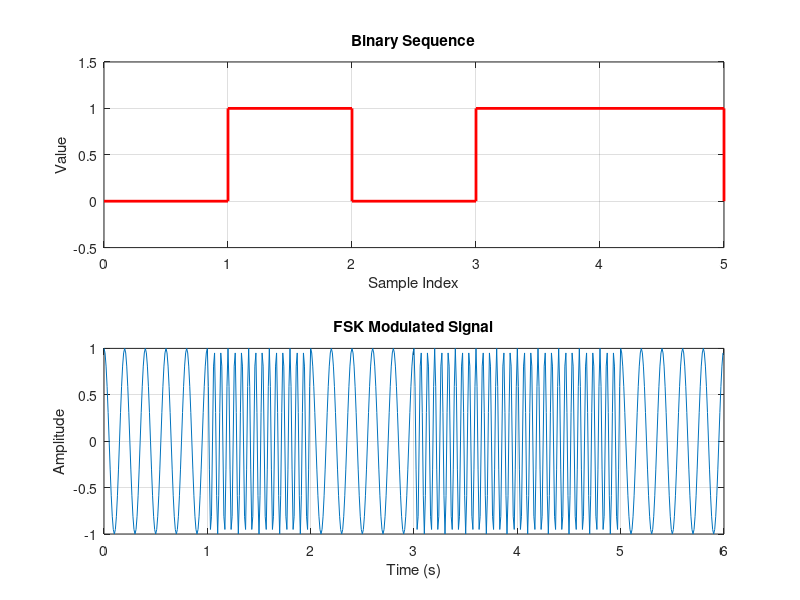

The MATLAB script that drew this image:
% Parameters
Fs = 100;           % Sampling frequency (Hz)
Tb = 1;             % Bit duration (s)
t = 0:1/Fs:Tb-1/Fs; % Time vector for one bit duration

% Binary sequence (example: 0, 1, 0, 1, 1, 0)
binarySequence = [0 1 0 1 1 0]; 

% Frequencies for FSK
f0 = 5;   % Frequency for bit 0 (Hz)
f1 = 15;  % Frequency for bit 1 (Hz)

% Initialize modulated signal
modulatedSignal = [];

% FSK modulation
for bit = binarySequence
    if bit == 1
        modulatedSignal = [modulatedSignal cos(2 * pi * f1 * t)];
    else
        modulatedSignal = [modulatedSignal cos(2 * pi * f0 * t)];
    end
end

% Time vector for the entire modulated signal
timeVector = 0:1/Fs:(length(binarySequence) * Tb) - 1/Fs; 

% Plotting with subplot
figure;

subplot(2,1,1);
stairs((0:length(binarySequence)-1), binarySequence, 'r', 'LineWidth', 2);
title('Binary Sequence');
xlabel('Sample Index');
ylabel('Value');
ylim([-0.5 1.5]);
grid on;

subplot(2,1,2);
plot(timeVector, modulatedSignal);
title('FSK Modulated Signal');
xlabel('Time (s)');
ylabel('Amplitude');
grid on;
